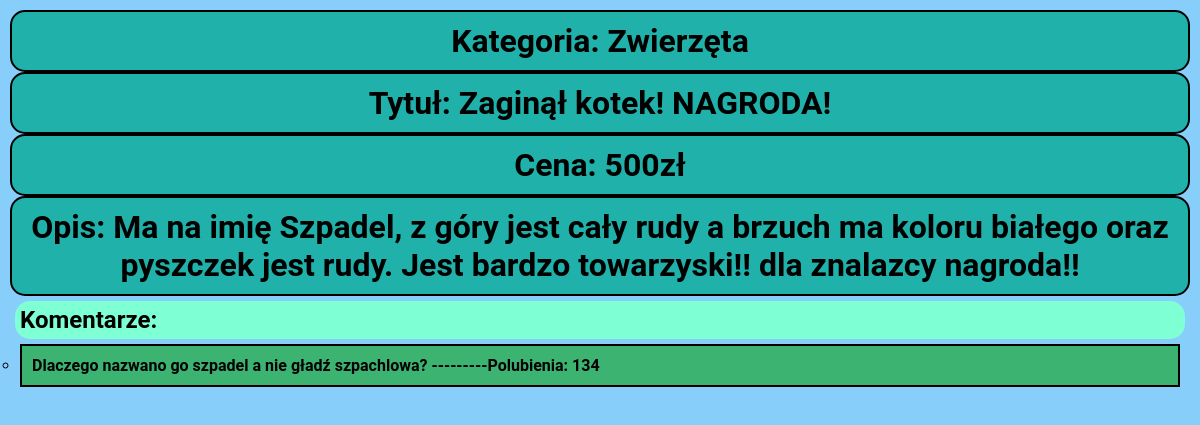
The page /tablica_ogloszen/7/ on the database its author committed.
### tablica_ogloszen/models.py (models this page shows, shortened)
class Announcement(models.Model):
    name = models.CharField(max_length=200)
    price = models.IntegerField(default=0)
    description = models.CharField(max_length=200)
    categories = models.ForeignKey(Categories, on_delete=models.CASCADE, null=True)

class Categories(models.Model):
    class Meta:
       verbose_name = 'Categories'
       verbose_name_plural = 'Categories'
    name = models.CharField(max_length=200)
    def __str__(self):
        return self.name

class Comments(models.Model):
    class Meta:
       verbose_name = 'Comment'
       verbose_name_plural = 'Comments'
    name = models.CharField(max_length=200)
    likes = models.IntegerField(default=0)
    announcement = models.ForeignKey(Announcement, on_delete=models.CASCADE, null=True)

### tablica_ogloszen/views.py (the view)
# urls.py: path('<int:question_id>/', views.question_detail, name='question_detail'),
def question_detail(request, question_id):
   question = get_object_or_404(Announcement, pk=question_id)
   return render(request, 'tablica_ogloszen/question_detail.html', {'announcement': question})

### tablica_ogloszen/templates/tablica_ogloszen/question_detail.html
{% load static %}
<link rel="stylesheet" href="{% static 'tablica_ogloszen/lol.css' %}">
<h1>Kategoria: {{ announcement.categories }}</h1>
<h1>Tytuł: {{ announcement.name }}</h1>
<h1>Cena: {{ announcement.price }}zł</h1>
<h1>Opis: {{ announcement.description }}</h1>
<ul>
    <h2>Komentarze: </h2>
{% for comments in announcement.comments_set.all %}
    <ul>
       <li>{{ comments.name    }} ---------Polubienia:   {{ comments.likes }}</li>
    </ul>
{% endfor %}
</ul>

### tablica_ogloszen/static/tablica_ogloszen/lol.css (style rules this page uses)
* { margin: 0; padding: 5px; box-sizing: border-box; background-color: lightskyblue; font-family: "Roboto", "Lucida Grande", "DejaVu Sans", "Bitstream Vera Sans", Verdana, Arial, sans-serif; font-weight: bold; }
table, h1,h2,h3 { border-radius: 15px; width: 100%; background-color: aquamarine; }
td, th, h1,h3 { border: 2px solid black; text-align: center; padding: 10px; }
.cat, .name, .price, .description, h1 { background-color: lightseagreen; }
th, li, h3 { background-color: mediumseagreen; }
li { border: 2px solid black; text-align: left; padding: 10px; }

### rows shown on the page
Announcement: categories "Zwierzęta", name "Zaginął kotek! NAGRODA!", price "500", description "Ma na imię Szpadel, z góry jest cały rudy a brzuch ma koloru białego oraz pyszczek jest rudy. Jest bardzo towarzyski!! dla znalazcy nagroda!!"
Comments: name "Dlaczego nazwano go szpadel a nie gładź szpachlowa?", likes "134"
